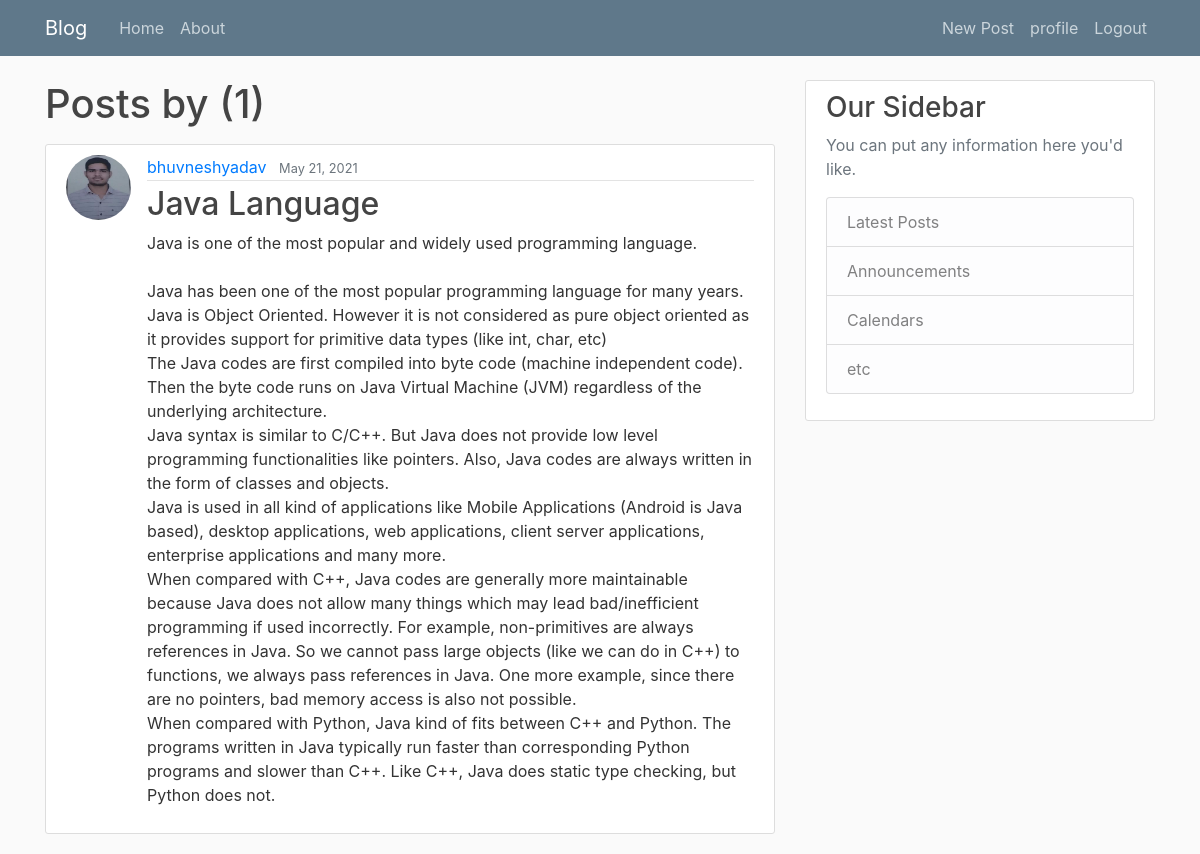
The page /user/bhuvneshyadav (signed in) on the database its author committed.
### blog/models.py (models this page shows, shortened)
class Post(models.Model):
    title=models.CharField(max_length=100)
    content=models.TextField()
    date_posted=models.DateTimeField(default=timezone.now)
    author=models.ForeignKey(User,on_delete=models.CASCADE)

### users/models.py (models this page shows, shortened)
class Profile(models.Model):
    user = models.OneToOneField(User,on_delete=models.CASCADE)
    image = models.ImageField(default='default.jpg',upload_to='profile_pics')

### blog/views.py (the view)
# urls.py: path('user/<str:username>', UserPostListView.as_view(),name='user_posts'),
class UserPostListView(ListView):
    model=Post
    template_name = 'blog/user_posts.html'
    context_object_name= 'posts'
    paginate_by=4
    def get_queryset(self):
        user = get_object_or_404(User, username=self.kwargs.get('username'))
        return Post.objects.filter(author=user).order_by('-date_posted')

### template/blog/user_posts.html (shortened to what this page needs)
{% extends "blog/base.html" %}
{% block content %}
    <h1 class="mb-3 ">Posts by{{ view.kwargs.usernaem }} ({{ page_obj.paginator.count}})</h1>
    {% for post in posts%}
    <article class="media content-section">
      <img class="rounded-circle article-img" src="{{ post.author.profile.image.url }}" alt="">
        <div class="media-body">
          <div class="article-metadata">
            <a class="mr-2" href="{% url 'user_posts' post.author.username%}">{{ post.author }}</a>
            <small class="text-muted">{{ post.date_posted|date:"F d, Y" }}</small>
          </div>
          <h2><a class="article-title" href="{% url 'post_detail' post.id %}">{{ post.title }}</a></h2>
          <p class="article-content">{{ post.content }}</p>
        </div>
      </article>
    {% endfor %}
{% endblock content %}

### static/css/main.css (style rules this page uses)
body { background: #fafafa; color: #333333; margin-top: 5rem; }
h1, h2, h3, h4, h5, h6 { color: #444444; }
.content-section { background: #ffffff; padding: 10px 20px; border: 1px solid #dddddd; border-radius: 3px; margin-bottom: 20px; }
.article-title { color: #444444; }
.article-content { white-space: pre-line; }
.article-img { height: 65px; width: 65px; margin-right: 16px; }
.article-metadata { padding-bottom: 1px; margin-bottom: 4px; border-bottom: 1px solid #e3e3e3 }

### rows shown on the page
Post: author.profile.image (picture), author "bhuvneshyadav", date_posted "May 21, 2021", title "Java Language", content "Java is one of the most popular and widely used programming language. Java has been one of the most popular programming language for many years. Java is Object Oriented. However it is not considered as pure object oriented as it provides support for primitive data types (like int, char, etc) The Java codes are first compiled into byte code (machine independent code). Then the byte code runs on Java Virtual Machine (JVM) regardless of the underlying architecture. Java syntax is similar to C/C++. But Java does not provide low level programming functionalities like pointers. Also, Java codes are always written in the form of classes and objects. Java is used in all kind of applications like…"

### other values the page prints
{{ page_obj.paginator.count }} "1"
